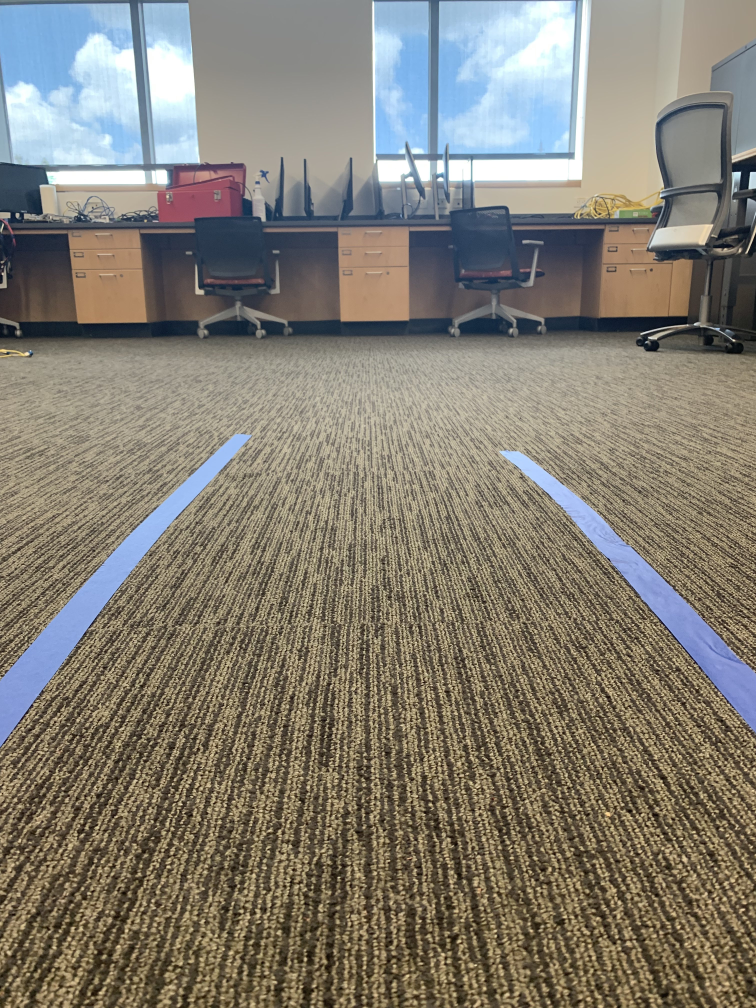
#> input picture test/Image_Proc_Demo/IMG_2774.jpg, 3024 x 4032 px, given in place of IMG_2774.png, which was not available (shown at 1/4 size)
$ python driver.py
#> lines starting #> are read from the running program, lines starting #| are printed output that depends on the picture; after the words box and inside, x2 and y2 are one past the last pixel; in counts of white or black regions, pixels touching at a corner belong together; pictures that were not available may be replaced by others from this repository, and a replacement may not be noted
#> in main, rgb_img_2 is the input picture: shape (4032, 3024, 3); mean B, G, R 114.2, 125.5, 130.7
### test/Image_Proc_Demo/utils.py
#============================================================
#
#                         HTTP 418
#               CSE 4316/4317 - Senior Design
#            The University of Texas at Arlington
#    Dylan Bryce, Biraj GC, Preston Mann, Isabel Metevier
#
#------------------------------------------------------------
#
# File: doxygen-example.py
#
# Brief: This file serves as an example of documenting Python
#        source code with Doxygen
#
# Revision History:
# Date       | Engineer     | Description
# -----------|--------------|--------------------------------
# 09-10-2022 | Mann, P.     | Initial Release
# 09-14-2022 | Mann, P.     | Added functions
#============================================================


import cv2
import numpy as np
import sys
# import skimage
# import skimage.io as io
# from skimage import data
# from skimage.color import rgb2hsv,rgb2gray
# from skimage import feature
# from skimage.filters import threshold_otsu
# from skimage import feature

#https://www.geeksforgeeks.org/real-time-object-color-detection-using-opencv/

#this code example is supposed to track the blue color in a image
#the goal is for it to be more robust line detector than extract lines example
#however so far its about the same as the other method

#///////////////////////////////////////////////////////////////////////

def detect_lines(frame):
    into_hsv =cv2.cvtColor(frame,cv2.COLOR_BGR2HSV)
#> into_hsv: shape (4032, 3024, 3); mean H, S, V 38.9, 71.4, 140

    L_limit=np.array([0,50,50],np.uint8) # setting the orange lower limit
    U_limit=np.array([30,255,255],np.uint8) # setting the orange upper limit

    o_mask=cv2.inRange(into_hsv,L_limit,U_limit)
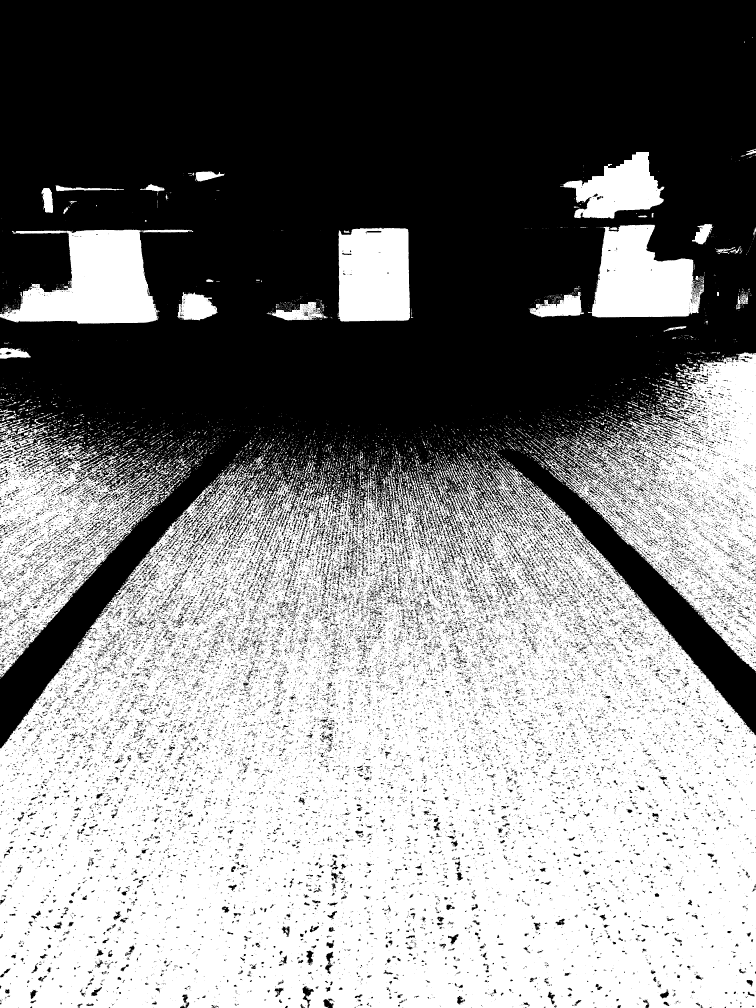
#> o_mask: shape (4032, 3024) (shown at 1/4 size); 51.1% white; 49451 black regions (42238 under 20 px), largest, box (x1, y1, x2, y2) and area: (0, 0, 3024, 2994) 5341680, (160, 1816, 300, 1904) 2994, (1755, 1965, 1841, 2140) 2413
    orange=cv2.bitwise_and(frame,frame,mask=o_mask)
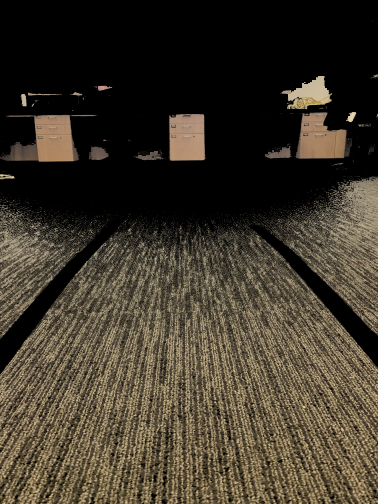
#> orange: shape (4032, 3024, 3) (shown at 1/8 size); mean B, G, R 42.9, 55.5, 63

    lines = cv2.Canny(o_mask, 200, 400)
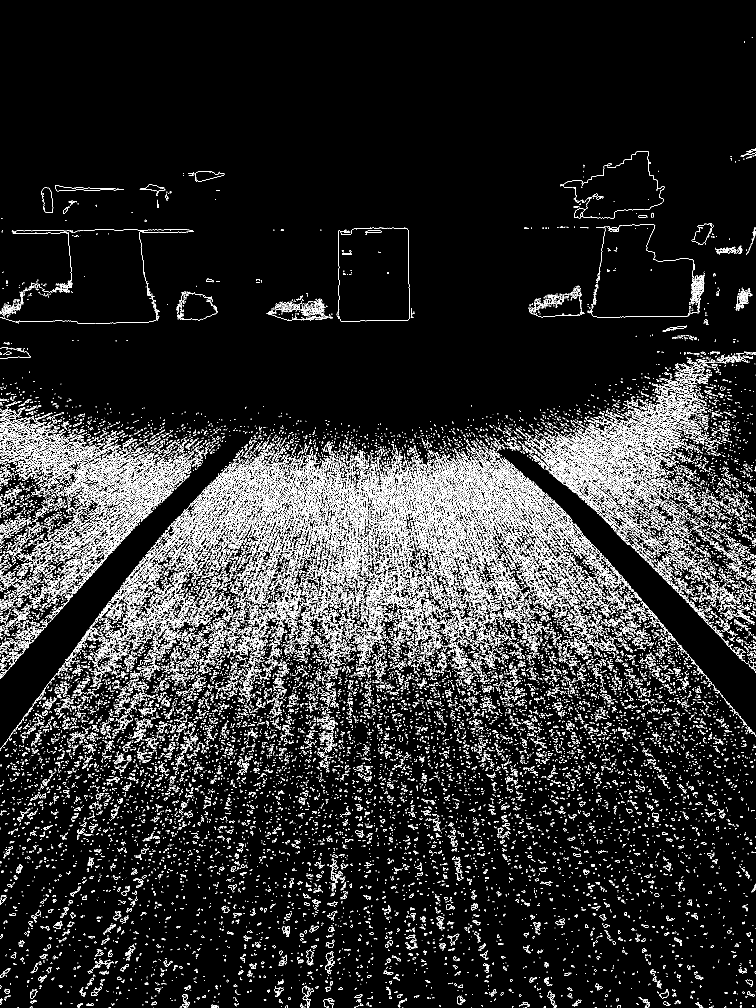
#> lines: shape (4032, 3024) (shown at 1/4 size); 5.7% white in thin lines or dots

    filePath = "./Dylan/"

    cv2.imwrite(filePath + "lab_test_hsv.png",into_hsv)
    cv2.imwrite(filePath + "lab_test_mask.png",o_mask)
    cv2.imwrite(filePath + "lab_test_orange_detection.png",orange)
    cv2.imwrite(filePath + "lab_test_line_detected.png",lines)

    return lines
#this is the current method being used to detect lines
#////////////////////////////////////////////////////////////////////////////////////


# [16 lines left out: function detect_lines_old, not called in this run]


#this is the demo function that I made first
# this is just a basic overview on how to do image processing
# we are no longer using this lib we are using open cv now
# def extract_lines():
#     rgb_img = io.imread("test_pic.png")
#     hsv_img = rgb2hsv(rgb_img)
#     gray_img = rgb2gray(rgb_img)

#     #hue_img = hsv_img[:, :, 0]
#     #value_img = hsv_img[:, :, 2]
#     #this is how you get the hue or value for HSV images
#     # rgb2gray converts image to gray scale
#     #more on color can be read here
#     # https://dillhoffaj.utasites.cloud/posts/color/
#     io.imsave("rgb_to_hsv_example.png", hsv_img)
#     io.imsave("rgb2gray.png",gray_img)

#     # we want to threshold the hsv img so that we can filter some junk out
#     # the goal is to just have 2 lines then we can do a edge detection to
#     # find these lines
#     thresh = threshold_otsu(rgb2gray(hsv_img))
#     binary = rgb2gray(hsv_img) > thresh
#     io.imsave("binary_of_threshold.png",binary)
#     #here we can do more stuff to the image to get a better detection
#     edge = feature.canny(binary)
#     io.imsave("edge_example.png",edge)


# def extract_lines_v2(frame):

#     rgb_img = frame/255
#     hsv_img = rgb2hsv(rgb_img)
#     gray_img = rgb2gray(rgb_img)

#     hsv_img[:, :, 0] -= 0.1
#     #hue_img = hsv_img[:, :, 0]
#     #value_img = hsv_img[:, :, 2]
#     #this is how you get the hue or value for HSV images
#     # rgb2gray converts image to gray scale
#     #more on color can be read here
#     # https://dillhoffaj.utasites.cloud/posts/color/
#     io.imsave("rgb_to_hsv_lab_test.png", hsv_img)
#     io.imsave("rgb2gray_lab_test.png",gray_img)

#     # we want to threshold the hsv img so that we can filter some junk out
#     # the goal is to just have 2 lines then we can do a edge detection to
#     # find these lines
#     thresh = threshold_otsu(rgb2gray(hsv_img))
#     binary = rgb2gray(hsv_img) > thresh
#     io.imsave("binary_of_threshold_lab_test.png",binary)
#     #here we can do more stuff to the image to get a better detection
#     edge = feature.canny(binary)
#     io.imsave("edge_example_lab_test.png",edge)

### test/Image_Proc_Demo/driver.py
#============================================================
#
#                         HTTP 418
#               CSE 4316/4317 - Senior Design
#            The University of Texas at Arlington
#    Dylan Bryce, Biraj GC, Preston Mann, Isabel Metevier
#
#------------------------------------------------------------
#
# File: doxygen-example.py
#
# Brief: This file serves as an example of documenting Python
#        source code with Doxygen
#
# Revision History:
# Date       | Engineer     | Description
# -----------|--------------|--------------------------------
# 01-01-2022 | Mann, P.    | Initial Release
#
#============================================================

# The example below is a driver which outlines how to do image proc. in python
import numpy as np
import sys
import cv2
# [7 lines of commented-out code are left out]
from utils import detect_lines
# from utils import extract_lines_v2
# from utils import extract_lines
print("python version: ",sys.version)
print("numpy version: ",np.__version__)
# print("skiamge version: ",skimage.__version__)

# driver code

def main():
    #///////////////////////////////////////////////////////////////////////////
    #extract_lines()
    #this is the idea I have for line detection un comment this code for the demo
    # this method was moved to utils
    #////////////////////////////////////////////////////////////////////////////


    #///////////////////////////////////////
    #rgb_img = io.imread("test_pic.png")
    #using_open_cv = detect_lines(rgb_img)
    #rgb_img2 = io.imread("IMG_2773.jpg")
    #using_open_cv - detect_lines(rgb_img2)
    #//////////////////////////////////////
    #this is for testing open cv method of line detection in the util detect lines function

    rgb_img_2 = cv2.imread("IMG_2774.png")
    #extract_lines_v2(rgb_img_2)
    blue_mask = detect_lines(rgb_img_2)
    #current way of detecting lines using open CV
if __name__ == "__main__":
    main()

$ run again, with test/Image_Proc_Demo/test_pic.png saved as test/Image_Proc_Demo/IMG_2774.jpg
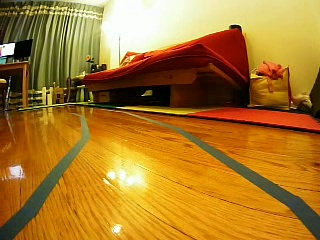
#> input picture test/Image_Proc_Demo/test_pic.png, 320 x 240 px, given in place of IMG_2774.png, which was not available
#> in main, rgb_img_2 is the input picture: shape (240, 320, 3); mean B, G, R 43.8, 120.9, 168.9
#> into_hsv: shape (240, 320, 3); mean H, S, V 21.8, 195.6, 169.8
#> in detect_lines, `o_mask=cv2.inRange(into_hsv,L_limit,U_limit)`:
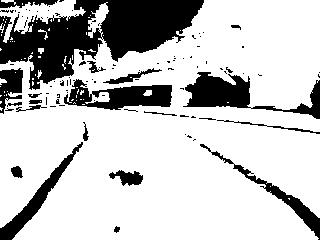
#> o_mask: shape (240, 320); 76.9% white; 99 black regions (78 under 20 px), largest, box (x1, y1, x2, y2) and area: (0, 0, 204, 90) 8836, (183, 72, 320, 119) 2304, (64, 79, 172, 110) 1823
#> in detect_lines, `lines = cv2.Canny(o_mask, 200, 400)`:
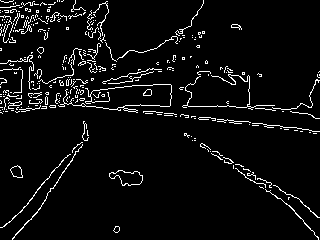
#> lines: shape (240, 320); 5.3% white in thin lines or dots

$ run again, with test/Image_Proc_Demo/IMG_2773.jpg copied over test/Image_Proc_Demo/IMG_2774.jpg
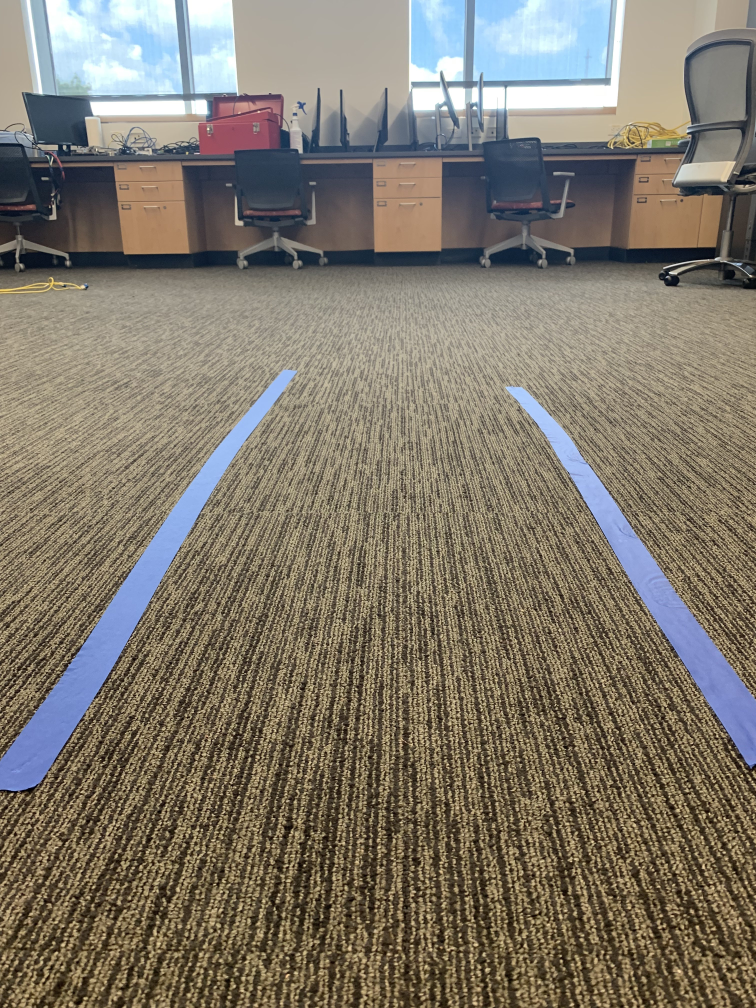
#> input picture test/Image_Proc_Demo/IMG_2773.jpg, 3024 x 4032 px, given in place of IMG_2774.png, which was not available (shown at 1/4 size)
#> in main, rgb_img_2 is the input picture: shape (4032, 3024, 3); mean B, G, R 106.6, 119.8, 127.4
#> into_hsv: shape (4032, 3024, 3); mean H, S, V 35.7, 79.2, 134.9
#> in detect_lines, `o_mask=cv2.inRange(into_hsv,L_limit,U_limit)`:
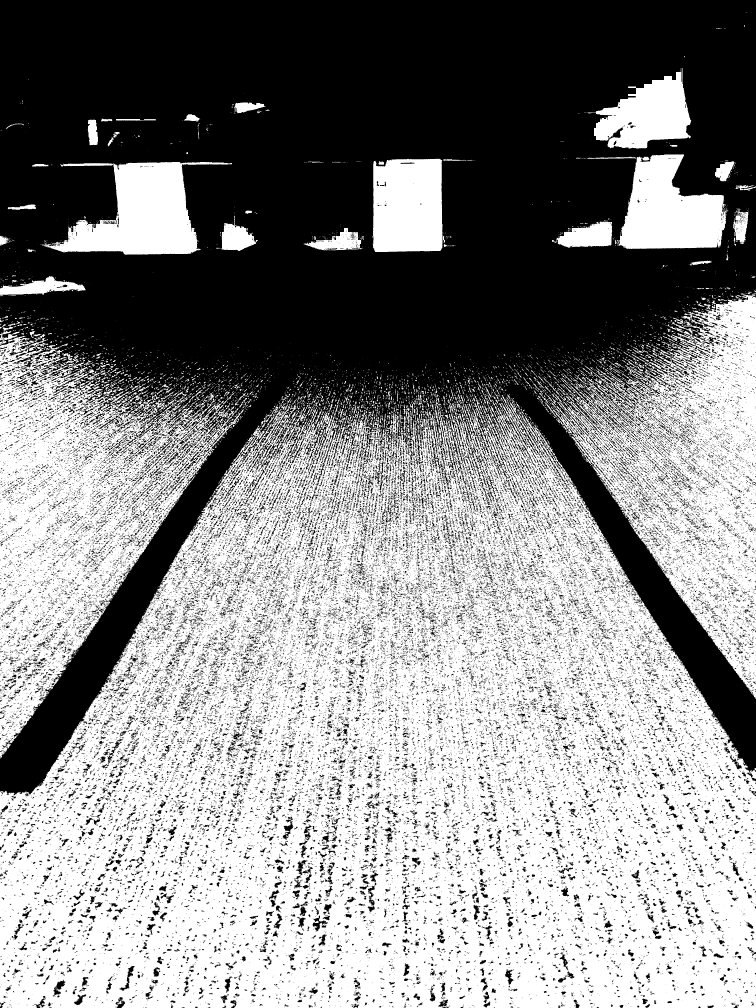
#> o_mask: shape (4032, 3024) (shown at 1/4 size); 54.2% white; 70124 black regions (59872 under 20 px), largest, box (x1, y1, x2, y2) and area: (0, 0, 3024, 3181) 4681552, (1250, 3662, 1311, 3726) 1360, (478, 3863, 538, 3964) 1340
#> in detect_lines, `lines = cv2.Canny(o_mask, 200, 400)`:
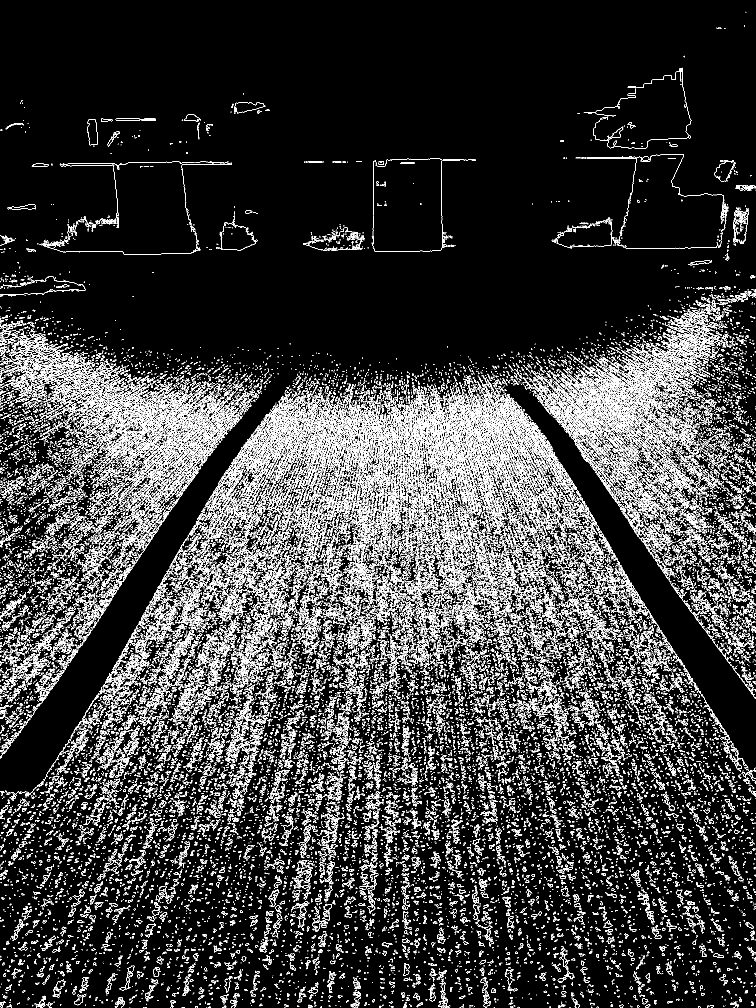
#> lines: shape (4032, 3024) (shown at 1/4 size); 7.6% white in thin lines or dots
